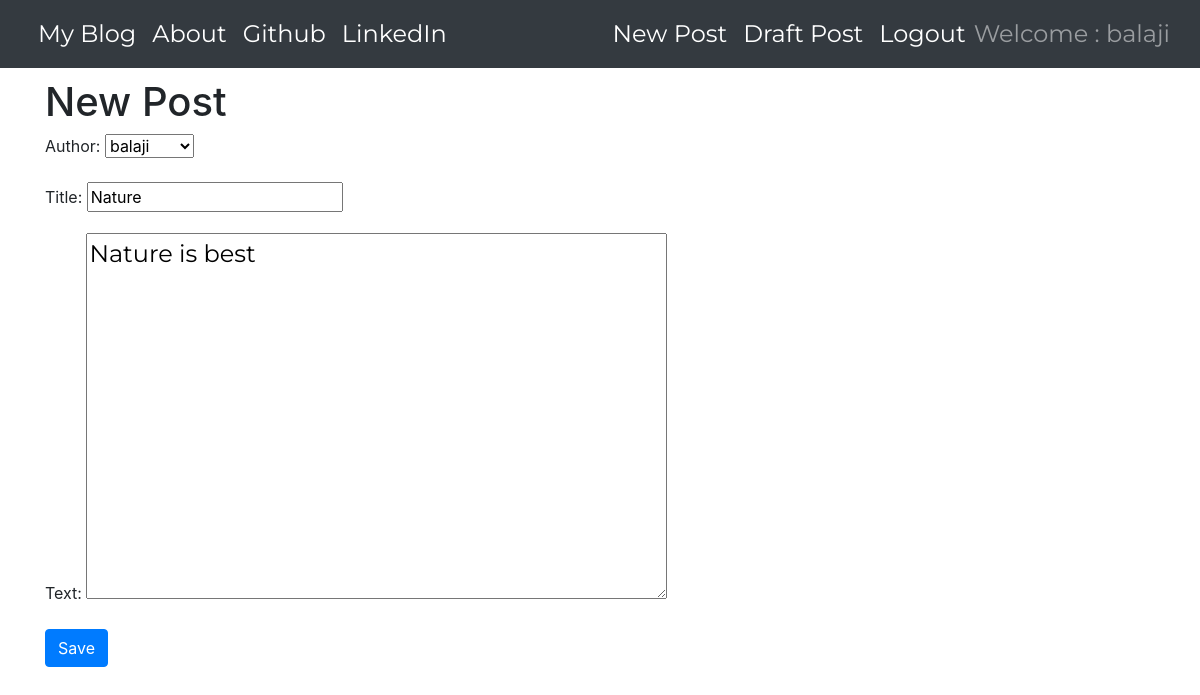
The app's page /post/5/edit/ (signed in) with its own data.
### blogApp/models.py (models this page shows, shortened)
class Post(models.Model):
    author = models.ForeignKey('auth.User',on_delete=models.CASCADE)
    title = models.CharField(max_length=256)
    text = models.TextField()
    create_time = models.DateTimeField(default=timezone.now)
    published_time = models.DateTimeField(blank=True,null=True)

### blogApp/views.py (the view)
# urls.py: path('post/<int:pk>/edit/',views.UpdatePost.as_view(),name='post_edit'),
class UpdatePost(LoginRequiredMixin,UpdateView):
    login_url = '/login/'
    redirect_field_name = 'blogApp/post_detail.html'
    form_class = PostForm
    model = Post

### blogApp/forms.py
class PostForm(forms.ModelForm):
    class Meta():
        model = Post
        fields = ('author','title','text')
        widgets = {
            'title':forms.TextInput(attrs={'class':'textinputclass'}),
            'text':forms.Textarea(attrs={'class':'editable medium-editor-textarea postcontent'})
        }

### blogApp/templates/blogApp/post_form.html (shortened to what this page needs)
{% extends 'blogApp/base.html' %}
{% block content %}
  <h1>New Post</h1>
  <form class="post-form" method="POST">
    {{ form.as_p }}
    <button type="submit" class='btn btn-primary save' name="button">Save</button>
  </form>
{% endblock %}

### blogApp/templates/blogApp/base.html (shortened to what this page needs)
<!DOCTYPE html>
{% load staticfiles %}
{% load octicons %}
<html lang="en" dir="ltr">
  <head>
    <link rel="stylesheet" href="https://stackpath.bootstrapcdn.com/bootstrap/4.3.1/css/bootstrap.min.css">
    <link rel="stylesheet" href="//cdn.jsdelivr.net/npm/medium-editor@latest/dist/css/medium-editor.min.css" type="text/css" media="screen" charset="utf-8">
    <link rel="stylesheet" href="{% static 'css/blogApp.css' %}">
  </head>
  <body>
    <nav class='navbar navbar-expand navbar-dark bg-dark techfont flex-md-row bd-navbar'>
      <div class="container">
        <div class="collapse navbar-collapse" id='navbarNav'>
          <ul class='navbar-nav bd-navbar-nav flex-row'>
            <li class="nav-item active"><a class='nav-link' href="{% url 'post_list' %}">My Blog</a></li>
            <li class="nav-item active"><a class='nav-link' href="{% url 'about' %}">About</a></li>
            <li class="nav-item active"><a class='nav-link' href="https://www.github.com">Github</a></li>
            <li class='nav-item active'><a class='nav-link' href="https://www.linkedin.com">LinkedIn</a></li>
          </ul>
          <ul class='navbar-nav flex-row ml-md-auto d-none d-md-flex'>
            {% if user.is_authenticated %}
              <li class='nav-item active'><a class='nav-link' href="{% url 'post_new' %}">New Post</a></li>
              <li class='nav-item active'><a class='nav-link' href="{% url 'draft' %}">Draft Post</a></li>
              <li class='nav-item active'><a class='nav-link' href="{% url 'logout' %}">Logout</a></li>
              <span class="navbar-text">Welcome : {{ user.username }}</span>
            {% else %}
              <li><a class="nav-item active navbar-right" href="{% url 'login' %}"><i class="fas fa-user" style="color:white"></i></a></li>
            {% endif %}
          </ul>
        </div>
      </div>
    </nav>
        <div class="content container">
            <div class="row">
                <div class="col-md-8">
                  <div class="blog_posts">
                    {% block content %}
                    {% endblock %}
                  </div>
                </div>
            </div>
        </div>
  </body>
</html>

### blogApp/static/css/blogApp.css (style rules this page uses)
.techfont { font-family: 'Montserrat', sans-serif; font-size: 1.5em; margin-bottom: 10px; }
.postcontent { font-family: 'Montserrat'; font-size: 1.5em; }

### records on screen
Post: author "balaji", title "Nature", text "Nature is best"

### other values on screen
{{ user.username }} "balaji"
